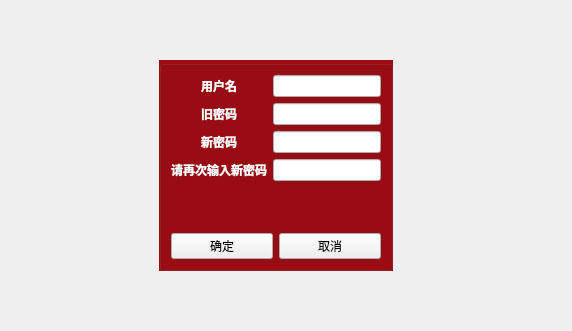
<?xml version="1.0" encoding="UTF-8"?>
<ui version="4.0">
 <class>changePassword</class>
 <widget class="QWidget" name="changePassword">
  <property name="geometry">
   <rect>
    <x>0</x>
    <y>0</y>
    <width>572</width>
    <height>331</height>
   </rect>
  </property>
  <property name="windowTitle">
   <string>changePassword</string>
  </property>
  <layout class="QGridLayout" name="gridLayout">
   <item row="1" column="3">
    <spacer name="horizontalSpacer_2">
     <property name="orientation">
      <enum>Qt::Horizontal</enum>
     </property>
     <property name="sizeHint" stdset="0">
      <size>
       <width>40</width>
       <height>20</height>
      </size>
     </property>
    </spacer>
   </item>
   <item row="2" column="2">
    <spacer name="verticalSpacer">
     <property name="orientation">
      <enum>Qt::Vertical</enum>
     </property>
     <property name="sizeHint" stdset="0">
      <size>
       <width>20</width>
       <height>40</height>
      </size>
     </property>
    </spacer>
   </item>
   <item row="1" column="0">
    <spacer name="horizontalSpacer">
     <property name="orientation">
      <enum>Qt::Horizontal</enum>
     </property>
     <property name="sizeHint" stdset="0">
      <size>
       <width>40</width>
       <height>20</height>
      </size>
     </property>
    </spacer>
   </item>
   <item row="0" column="2">
    <spacer name="verticalSpacer_2">
     <property name="orientation">
      <enum>Qt::Vertical</enum>
     </property>
     <property name="sizeHint" stdset="0">
      <size>
       <width>20</width>
       <height>40</height>
      </size>
     </property>
    </spacer>
   </item>
   <item row="1" column="1">
    <widget class="QGroupBox" name="groupBox">
     <property name="styleSheet">
      <string notr="true">QGroupBox{
	background-color: rgb(156, 12, 19);
	color: rgb(255, 255, 255);
}
QLabel{
	color: rgb(255, 255, 255);
}</string>
     </property>
     <property name="title">
      <string/>
     </property>
     <layout class="QVBoxLayout" name="verticalLayout">
      <item>
       <layout class="QFormLayout" name="formLayout">
        <property name="labelAlignment">
         <set>Qt::AlignCenter</set>
        </property>
        <property name="formAlignment">
         <set>Qt::AlignHCenter|Qt::AlignTop</set>
        </property>
        <item row="0" column="0">
         <widget class="QLabel" name="label_3">
          <property name="font">
           <font>
            <bold>true</bold>
           </font>
          </property>
          <property name="text">
           <string>用户名</string>
          </property>
         </widget>
        </item>
        <item row="0" column="1">
         <widget class="QLineEdit" name="editUser">
          <property name="readOnly">
           <bool>true</bool>
          </property>
         </widget>
        </item>
        <item row="1" column="0">
         <widget class="QLabel" name="label_4">
          <property name="font">
           <font>
            <bold>true</bold>
           </font>
          </property>
          <property name="text">
           <string>旧密码</string>
          </property>
         </widget>
        </item>
        <item row="1" column="1">
         <widget class="QLineEdit" name="editPSWD">
          <property name="echoMode">
           <enum>QLineEdit::Password</enum>
          </property>
         </widget>
        </item>
        <item row="2" column="0">
         <widget class="QLabel" name="label_5">
          <property name="font">
           <font>
            <bold>true</bold>
           </font>
          </property>
          <property name="text">
           <string>新密码</string>
          </property>
         </widget>
        </item>
        <item row="2" column="1">
         <widget class="QLineEdit" name="editNPSWD">
          <property name="echoMode">
           <enum>QLineEdit::Password</enum>
          </property>
         </widget>
        </item>
        <item row="3" column="0">
         <widget class="QLabel" name="label_6">
          <property name="font">
           <font>
            <bold>true</bold>
           </font>
          </property>
          <property name="text">
           <string>请再次输入新密码</string>
          </property>
         </widget>
        </item>
        <item row="3" column="1">
         <widget class="QLineEdit" name="editNPSWD2">
          <property name="echoMode">
           <enum>QLineEdit::Password</enum>
          </property>
         </widget>
        </item>
        <item row="4" column="0">
         <spacer name="verticalSpacer_5">
          <property name="orientation">
           <enum>Qt::Vertical</enum>
          </property>
          <property name="sizeHint" stdset="0">
           <size>
            <width>20</width>
            <height>40</height>
           </size>
          </property>
         </spacer>
        </item>
       </layout>
      </item>
      <item>
       <layout class="QHBoxLayout" name="horizontalLayout">
        <item>
         <widget class="QPushButton" name="btnOK">
          <property name="text">
           <string>确定</string>
          </property>
          <property name="icon">
           <iconset>
            <normaloff>:/images/images/704.bmp</normaloff>:/images/images/704.bmp</iconset>
          </property>
         </widget>
        </item>
        <item>
         <widget class="QPushButton" name="btnCancel">
          <property name="text">
           <string>取消</string>
          </property>
          <property name="icon">
           <iconset>
            <normaloff>:/images/images/706.bmp</normaloff>:/images/images/706.bmp</iconset>
          </property>
         </widget>
        </item>
       </layout>
      </item>
     </layout>
    </widget>
   </item>
  </layout>
 </widget>
 <resources/>
 <connections/>
</ui>
